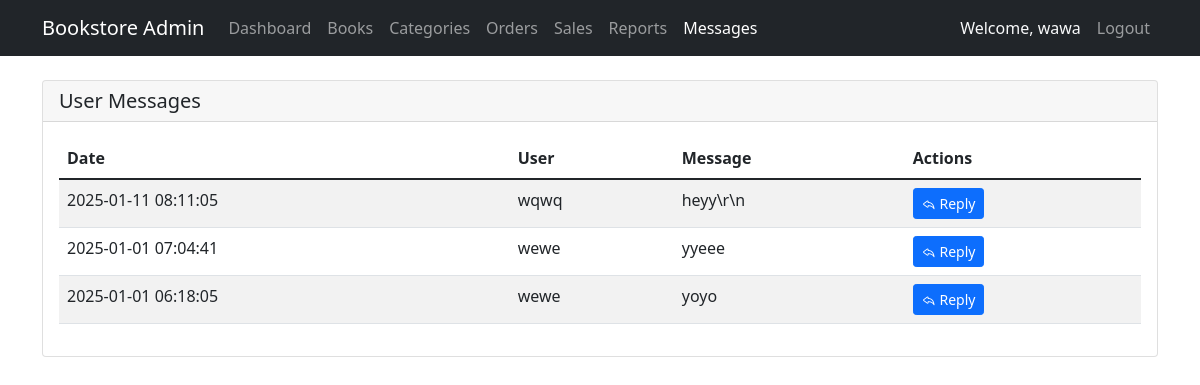
Page /admin/messages.php (signed in) on the committed database.
### tables this page shows
CREATE TABLE `messages` (
  `message_id` int(11) NOT NULL,
  `user_id` int(11) DEFAULT NULL,
  `message` text NOT NULL,
  `date_sent` timestamp NOT NULL DEFAULT current_timestamp(),
  `replied` tinyint(1) NOT NULL DEFAULT 0
);

CREATE TABLE `users` (
  `user_id` int(11) NOT NULL,
  `username` varchar(255) NOT NULL,
  `email` varchar(255) NOT NULL,
  `password` varchar(255) NOT NULL,
  `user_type` varchar(10) DEFAULT NULL,
  `date_created` timestamp NOT NULL DEFAULT current_timestamp()
);

### admin/messages.php (the view, shortened to what this page needs)
<?php
require_once '../auth/config.php';
$sql = "SELECT m.*, u.username
        FROM Messages m
        JOIN Users u ON m.user_id = u.user_id
        ORDER BY m.date_sent DESC";
$messages = $conn->query($sql);
?>
<!DOCTYPE html>
<html lang="en">
<head>
    <link href="https://cdn.jsdelivr.net/npm/bootstrap@5.1.3/dist/css/bootstrap.min.css" rel="stylesheet">
    <link href="https://cdn.jsdelivr.net/npm/bootstrap-icons@1.7.2/font/bootstrap-icons.css" rel="stylesheet">
</head>
<body>
    <?php include 'admin_navbar.php'; ?>
    <div class="container mt-4">
        <div class="row">
            <div class="col-md-12">
                <div class="card">
                    <div class="card-header">
                        <h5 class="mb-0">User Messages</h5>
                    </div>
                    <div class="card-body">
                        <div class="table-responsive">
                            <table class="table table-striped">
                                <thead>
                                    <tr>
                                        <th>Date</th>
                                        <th>User</th>
                                        <th>Message</th>
                                        <th>Actions</th>
                                    </tr>
                                </thead>
                                <tbody>
                                    <?php while ($message = $messages->fetch_assoc()): ?>
                                        <tr>
                                            <td><?php echo date('Y-m-d H:i:s', strtotime($message['date_sent'])); ?></td>
                                            <td><?php echo htmlspecialchars($message['username']); ?></td>
                                            <td><?php echo nl2br(htmlspecialchars($message['message'])); ?></td>
                                            <td>
                                                <button class="btn btn-sm btn-primary" data-bs-toggle="modal"
                                                        data-bs-target="#replyModal<?php echo $message['message_id']; ?>">
                                                    <i class="bi bi-reply"></i> Reply
                                                </button>
                                            </td>
                                        </tr>
                                    <?php endwhile; ?>
                                </tbody>
                            </table>
                        </div>
                    </div>
                </div>
            </div>
        </div>
    </div>
</body>
</html>

### rows in the picture
messages: date_sent "2025-01-11 08:11:05", user.username "wqwq", message "heyy\\r\\n"
messages: date_sent "2025-01-01 07:04:41", user.username "wewe", message "yyeee"
messages: date_sent "2025-01-01 06:18:05", user.username "wewe", message "yoyo"

### other values in the picture
$_SESSION['username'] "wawa"
